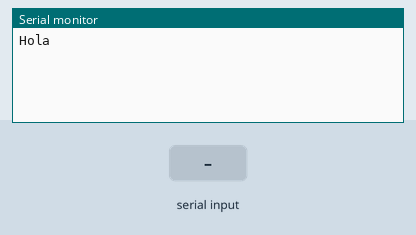
This sketch was run on a simulated Arduino Uno, built with avr-gcc and run on an emulated ATmega328P. On the bench: the last lines printed to the serial monitor. Inputs (shaded band) come from the test bench.

Above: at 3.2 s.
3.3 s: "1\n" received over Serial
At 3.9 s:
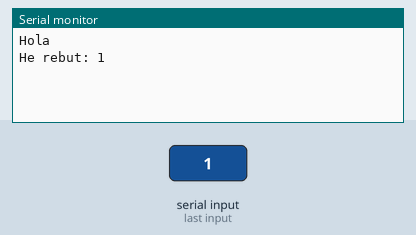
4.8 s: "0\n" received over Serial
At 6.0 s:
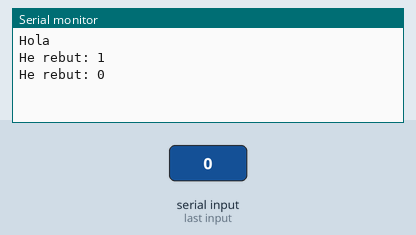
6.3 s: "2\n" received over Serial
At 7.4 s:
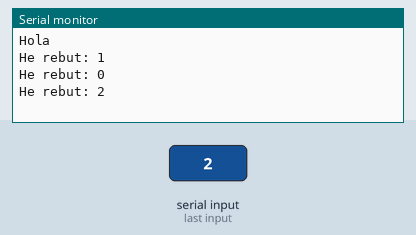

The sketch:

issue-3.ino
```cpp
void setup() {

  Serial.begin(115200);
  delay(2000);
  Serial.println("Hola");

}

void loop() {

  String linea = Serial.readStringUntil('\n');
  linea.trim();
  if (linea.length() > 0) {
      Serial.print("He rebut: ");
      Serial.println(linea);
  }
}
```

Measured:
- after the input at 3.3 s, the serial monitor: prints a new line at once (image 1)
- after the input at 4.8 s, the serial monitor: prints a new line at once (image 2)
- after the input at 6.3 s, the serial monitor: prints a new line at once (image 3)
